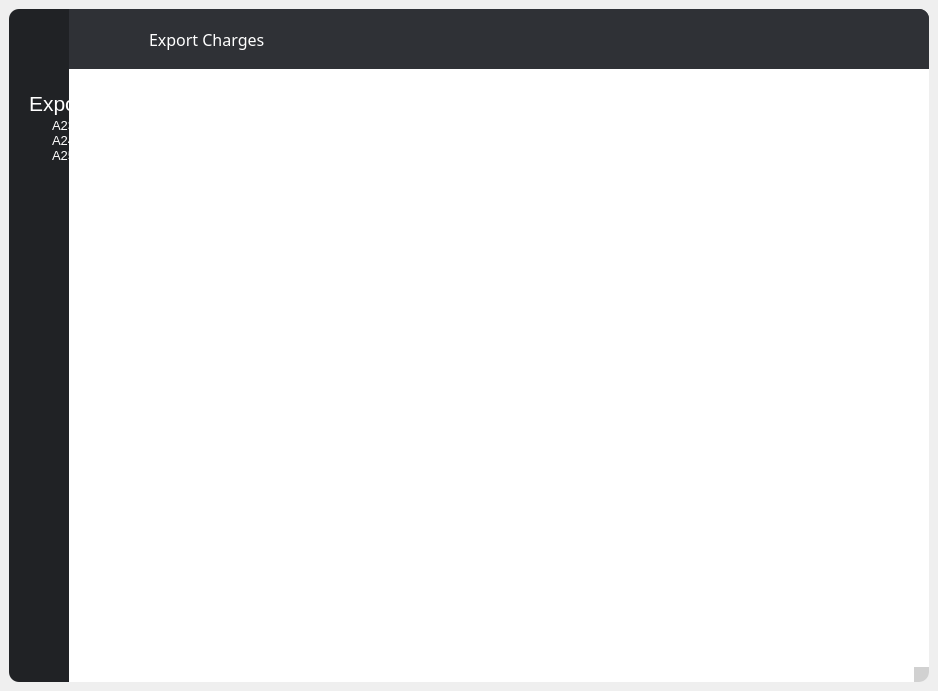
<?xml version="1.0" encoding="UTF-8"?>
<ui version="4.0">
 <class>MainWindow</class>
 <widget class="QMainWindow" name="MainWindow">
  <property name="geometry">
   <rect>
    <x>0</x>
    <y>0</y>
    <width>938</width>
    <height>691</height>
   </rect>
  </property>
  <property name="windowTitle">
   <string>MainWindow</string>
  </property>
  <property name="styleSheet">
   <string notr="true"/>
  </property>
  <widget class="QWidget" name="centralwidget">
   <property name="styleSheet">
    <string notr="true">border-radius: 30px;
</string>
   </property>
   <layout class="QVBoxLayout" name="verticalLayout">
    <item>
     <widget class="QFrame" name="frame">
      <property name="minimumSize">
       <size>
        <width>916</width>
        <height>0</height>
       </size>
      </property>
      <property name="styleSheet">
       <string notr="true">QFrame{
border-radius: 10px;
}</string>
      </property>
      <property name="frameShape">
       <enum>QFrame::StyledPanel</enum>
      </property>
      <property name="frameShadow">
       <enum>QFrame::Raised</enum>
      </property>
      <layout class="QHBoxLayout" name="horizontalLayout">
       <property name="spacing">
        <number>0</number>
       </property>
       <property name="leftMargin">
        <number>0</number>
       </property>
       <property name="topMargin">
        <number>0</number>
       </property>
       <property name="rightMargin">
        <number>0</number>
       </property>
       <property name="bottomMargin">
        <number>0</number>
       </property>
       <item>
        <widget class="QFrame" name="sideMenuContainer">
         <property name="minimumSize">
          <size>
           <width>60</width>
           <height>0</height>
          </size>
         </property>
         <property name="maximumSize">
          <size>
           <width>0</width>
           <height>16777215</height>
          </size>
         </property>
         <property name="styleSheet">
          <string notr="true">QFrame{
border: none;
background-color:rgb(32, 34, 37);
border-top-left-radius: 10px;
border-top-right-radius: 0px;
border-bottom-left-radius: 10px;
border-bottom-right-radius: 0px;
}</string>
         </property>
         <property name="frameShape">
          <enum>QFrame::StyledPanel</enum>
         </property>
         <property name="frameShadow">
          <enum>QFrame::Raised</enum>
         </property>
         <widget class="QTreeWidget" name="treeWidget">
          <property name="geometry">
           <rect>
            <x>20</x>
            <y>80</y>
            <width>301</width>
            <height>581</height>
           </rect>
          </property>
          <property name="font">
           <font>
            <pointsize>10</pointsize>
           </font>
          </property>
          <property name="styleSheet">
           <string notr="true">QTreeWidget::item{
    color: rgb(255, 255, 255);
}

QTreeWidget::item:selected{
    background-color: rgb(173, 173, 173);
    color: rgb(0, 0, 0);
}

QHeaderView::section {
    background-color: rgb(32, 34, 37);
	border: none;
    color: white;
}</string>
          </property>
          <column>
           <property name="text">
            <string>Export Charges</string>
           </property>
           <property name="font">
            <font>
             <pointsize>16</pointsize>
            </font>
           </property>
          </column>
          <item>
           <property name="text">
            <string>A23 Freight Charges</string>
           </property>
          </item>
          <item>
           <property name="text">
            <string>A24 Charges By Size</string>
           </property>
          </item>
          <item>
           <property name="text">
            <string>A25 Export Invoice No</string>
           </property>
          </item>
         </widget>
        </widget>
       </item>
       <item>
        <widget class="QFrame" name="frame_3">
         <property name="styleSheet">
          <string notr="true">QFrame{
border-radius: 0px;
}</string>
         </property>
         <property name="frameShape">
          <enum>QFrame::StyledPanel</enum>
         </property>
         <property name="frameShadow">
          <enum>QFrame::Raised</enum>
         </property>
         <layout class="QVBoxLayout" name="verticalLayout_2">
          <property name="spacing">
           <number>0</number>
          </property>
          <property name="leftMargin">
           <number>0</number>
          </property>
          <property name="topMargin">
           <number>0</number>
          </property>
          <property name="rightMargin">
           <number>0</number>
          </property>
          <property name="bottomMargin">
           <number>0</number>
          </property>
          <item>
           <widget class="QFrame" name="header">
            <property name="minimumSize">
             <size>
              <width>0</width>
              <height>60</height>
             </size>
            </property>
            <property name="maximumSize">
             <size>
              <width>16777215</width>
              <height>60</height>
             </size>
            </property>
            <property name="styleSheet">
             <string notr="true">QFrame{
background-color: rgb(47, 49, 54);
border-top-right-radius: 10px;
}
QPushButton {
color: rgb(0, 0, 0);
padding: 0px;
border-radius: 15px;
border-right: none;
border-left: none;
}
QPushButton:hover{
background-color: rgb(90, 90, 90);
border-color: rgb(85, 0, 255);
}</string>
            </property>
            <property name="frameShape">
             <enum>QFrame::StyledPanel</enum>
            </property>
            <property name="frameShadow">
             <enum>QFrame::Raised</enum>
            </property>
            <layout class="QHBoxLayout" name="horizontalLayout_2">
             <property name="spacing">
              <number>0</number>
             </property>
             <property name="leftMargin">
              <number>0</number>
             </property>
             <property name="topMargin">
              <number>0</number>
             </property>
             <property name="rightMargin">
              <number>0</number>
             </property>
             <property name="bottomMargin">
              <number>0</number>
             </property>
             <item>
              <widget class="QFrame" name="frame_2">
               <property name="styleSheet">
                <string notr="true">QFrame{
border-radius: 0px;
}
QPushButton{
border: none;
}</string>
               </property>
               <property name="frameShape">
                <enum>QFrame::StyledPanel</enum>
               </property>
               <property name="frameShadow">
                <enum>QFrame::Raised</enum>
               </property>
               <widget class="QFrame" name="frame_6">
                <property name="geometry">
                 <rect>
                  <x>0</x>
                  <y>0</y>
                  <width>60</width>
                  <height>60</height>
                 </rect>
                </property>
                <property name="minimumSize">
                 <size>
                  <width>60</width>
                  <height>60</height>
                 </size>
                </property>
                <property name="maximumSize">
                 <size>
                  <width>60</width>
                  <height>60</height>
                 </size>
                </property>
                <property name="frameShape">
                 <enum>QFrame::StyledPanel</enum>
                </property>
                <property name="frameShadow">
                 <enum>QFrame::Raised</enum>
                </property>
                <layout class="QHBoxLayout" name="horizontalLayout_3">
                 <property name="spacing">
                  <number>0</number>
                 </property>
                 <property name="leftMargin">
                  <number>0</number>
                 </property>
                 <property name="topMargin">
                  <number>0</number>
                 </property>
                 <property name="rightMargin">
                  <number>0</number>
                 </property>
                 <property name="bottomMargin">
                  <number>0</number>
                 </property>
                 <item>
                  <widget class="QPushButton" name="sideMenuBtn">
                   <property name="minimumSize">
                    <size>
                     <width>60</width>
                     <height>60</height>
                    </size>
                   </property>
                   <property name="maximumSize">
                    <size>
                     <width>60</width>
                     <height>60</height>
                    </size>
                   </property>
                   <property name="styleSheet">
                    <string notr="true">QPushButton{
border-radius: 0px;
}</string>
                   </property>
                   <property name="text">
                    <string/>
                   </property>
                   <property name="icon">
                    <iconset resource="../../icons.qrc">
                     <normaloff>:/newPrefix/icons/menu-bar-white.png</normaloff>:/newPrefix/icons/menu-bar-white.png</iconset>
                   </property>
                  </widget>
                 </item>
                </layout>
               </widget>
               <widget class="QLabel" name="widgetLabel">
                <property name="geometry">
                 <rect>
                  <x>80</x>
                  <y>0</y>
                  <width>201</width>
                  <height>60</height>
                 </rect>
                </property>
                <property name="minimumSize">
                 <size>
                  <width>0</width>
                  <height>60</height>
                 </size>
                </property>
                <property name="maximumSize">
                 <size>
                  <width>16777215</width>
                  <height>60</height>
                 </size>
                </property>
                <property name="font">
                 <font>
                  <family>MS Reference Sans Serif</family>
                  <pointsize>12</pointsize>
                 </font>
                </property>
                <property name="styleSheet">
                 <string notr="true">color: white;</string>
                </property>
                <property name="text">
                 <string>Export Charges</string>
                </property>
               </widget>
              </widget>
             </item>
             <item>
              <widget class="QFrame" name="frame_7">
               <property name="styleSheet">
                <string notr="true">QFrame{
border-radius: 0px;
}</string>
               </property>
               <property name="frameShape">
                <enum>QFrame::StyledPanel</enum>
               </property>
               <property name="frameShadow">
                <enum>QFrame::Raised</enum>
               </property>
              </widget>
             </item>
             <item>
              <widget class="QFrame" name="frame_8">
               <property name="minimumSize">
                <size>
                 <width>200</width>
                 <height>0</height>
                </size>
               </property>
               <property name="maximumSize">
                <size>
                 <width>200</width>
                 <height>16777215</height>
                </size>
               </property>
               <property name="styleSheet">
                <string notr="true">QPushButton{
border-radius: 10px;
}</string>
               </property>
               <property name="frameShape">
                <enum>QFrame::StyledPanel</enum>
               </property>
               <property name="frameShadow">
                <enum>QFrame::Raised</enum>
               </property>
               <layout class="QHBoxLayout" name="horizontalLayout_4">
                <property name="spacing">
                 <number>0</number>
                </property>
                <property name="leftMargin">
                 <number>20</number>
                </property>
                <property name="topMargin">
                 <number>0</number>
                </property>
                <property name="rightMargin">
                 <number>20</number>
                </property>
                <property name="bottomMargin">
                 <number>0</number>
                </property>
                <item>
                 <widget class="QPushButton" name="minBtn">
                  <property name="minimumSize">
                   <size>
                    <width>40</width>
                    <height>40</height>
                   </size>
                  </property>
                  <property name="maximumSize">
                   <size>
                    <width>40</width>
                    <height>40</height>
                   </size>
                  </property>
                  <property name="styleSheet">
                   <string notr="true">color: white;</string>
                  </property>
                  <property name="text">
                   <string/>
                  </property>
                  <property name="icon">
                   <iconset resource="../../icons.qrc">
                    <normaloff>:/newPrefix/icons/minimize-white.png</normaloff>:/newPrefix/icons/minimize-white.png</iconset>
                  </property>
                 </widget>
                </item>
                <item>
                 <widget class="QPushButton" name="maxBtn">
                  <property name="minimumSize">
                   <size>
                    <width>40</width>
                    <height>40</height>
                   </size>
                  </property>
                  <property name="maximumSize">
                   <size>
                    <width>40</width>
                    <height>40</height>
                   </size>
                  </property>
                  <property name="text">
                   <string/>
                  </property>
                  <property name="icon">
                   <iconset resource="../../icons.qrc">
                    <normaloff>:/newPrefix/icons/maximize-white.png</normaloff>:/newPrefix/icons/maximize-white.png</iconset>
                  </property>
                 </widget>
                </item>
                <item>
                 <widget class="QPushButton" name="closeBtn">
                  <property name="minimumSize">
                   <size>
                    <width>40</width>
                    <height>40</height>
                   </size>
                  </property>
                  <property name="maximumSize">
                   <size>
                    <width>40</width>
                    <height>40</height>
                   </size>
                  </property>
                  <property name="styleSheet">
                   <string notr="true">QPushButton:hover{
background-color: rgb(200, 0, 0);
border-color: rgb(85, 0, 255);
}</string>
                  </property>
                  <property name="text">
                   <string/>
                  </property>
                  <property name="icon">
                   <iconset resource="../../icons.qrc">
                    <normaloff>:/newPrefix/icons/close-whitee.png</normaloff>:/newPrefix/icons/close-whitee.png</iconset>
                  </property>
                  <property name="iconSize">
                   <size>
                    <width>21</width>
                    <height>20</height>
                   </size>
                  </property>
                 </widget>
                </item>
               </layout>
              </widget>
             </item>
            </layout>
           </widget>
          </item>
          <item>
           <widget class="QFrame" name="mainWidget">
            <property name="styleSheet">
             <string notr="true">QFrame{
background-color: rgb(255, 255, 255);
border-top-left-radius: 0px;
border-bottom-left-radius: 0px;
border-top-right-radius: 0px;
border-bottom-right-radius: 10px;
}

QStackedWidget{
border-radius: 0px;
}


QPushButton {
	color: rgb(0, 0, 0);
	border-style: outset;
	padding: 0px;
	border-width: 1px;
	border-radius: 0px;
	border-color: rgb(122, 122, 122);
	background-color: rgb(245, 245, 245);
}
QPushButton:hover{
	background-color: rgb(180, 255, 255);
	border-color: rgb(85, 0, 255);
}

QPushButton:pressed {
    background-color: qlineargradient(x1: 0, y1: 0, x2: 0, y2: 1,
                                      stop: 0 #dadbde, stop: 1 #f6f7fa);
}


QLineEdit {
    border: 1px solid gray;
	background-color: white;
}

QTableView{
	border: 1px solid gray;
}

/*
QTableView::item {
	border: 1px dashed gray; 
	padding: 5px;
}
*/

QHeaderView::section {
    background-color: rgb(236, 236, 236);
    color: black;
    padding-left: 4px;
    border: 1px solid gray;
}</string>
            </property>
            <property name="frameShape">
             <enum>QFrame::StyledPanel</enum>
            </property>
            <property name="frameShadow">
             <enum>QFrame::Raised</enum>
            </property>
            <layout class="QGridLayout" name="gridLayout">
             <property name="leftMargin">
              <number>0</number>
             </property>
             <property name="topMargin">
              <number>0</number>
             </property>
             <property name="rightMargin">
              <number>0</number>
             </property>
             <property name="bottomMargin">
              <number>0</number>
             </property>
             <property name="horizontalSpacing">
              <number>0</number>
             </property>
             <item row="1" column="1">
              <widget class="QFrame" name="sizeGripCorner">
               <property name="minimumSize">
                <size>
                 <width>15</width>
                 <height>15</height>
                </size>
               </property>
               <property name="styleSheet">
                <string notr="true">background-color: rgb(209, 209, 209)</string>
               </property>
               <property name="frameShape">
                <enum>QFrame::StyledPanel</enum>
               </property>
               <property name="frameShadow">
                <enum>QFrame::Raised</enum>
               </property>
              </widget>
             </item>
             <item row="1" column="0">
              <widget class="QFrame" name="sizeGripY">
               <property name="frameShape">
                <enum>QFrame::StyledPanel</enum>
               </property>
               <property name="frameShadow">
                <enum>QFrame::Raised</enum>
               </property>
              </widget>
             </item>
             <item row="0" column="1">
              <widget class="QFrame" name="sizeGripX">
               <property name="frameShape">
                <enum>QFrame::StyledPanel</enum>
               </property>
               <property name="frameShadow">
                <enum>QFrame::Raised</enum>
               </property>
              </widget>
             </item>
             <item row="0" column="0">
              <widget class="QStackedWidget" name="stackedWidget">
               <property name="styleSheet">
                <string notr="true">border-radius: 0px;</string>
               </property>
              </widget>
             </item>
            </layout>
           </widget>
          </item>
         </layout>
        </widget>
       </item>
      </layout>
     </widget>
    </item>
   </layout>
  </widget>
 </widget>
 <resources>
  <include location="../../icons.qrc"/>
 </resources>
 <connections/>
</ui>
